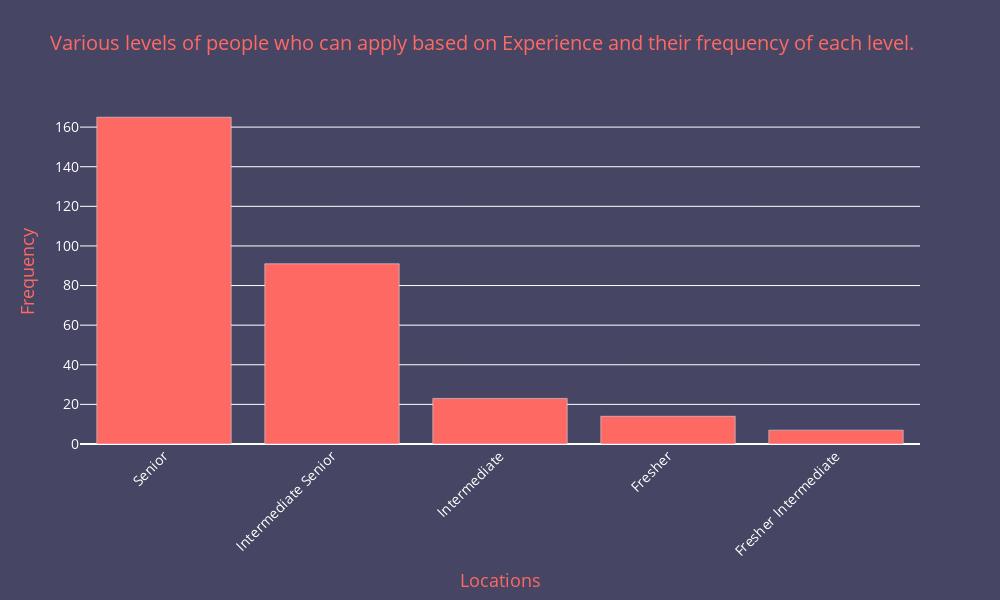

The notebook cell this image was saved under:
### Code cell
background_color = 'rgb(70, 70, 100)'
fig = go.Figure(data=[go.Bar(x=levels, y=levels_freq, marker=dict(color='rgb(255, 105, 100)'))])
fig.update_layout(
    title="Various levels of people who can apply based on Experience and their frequency of each level.",
    xaxis=dict(
        title="Locations",
        title_font=dict(color='rgb(255, 105, 100)', size=18),  # Increase font size to 18
        tickangle=-45,
        automargin=True,
        tickfont=dict(size=14, color='white'),  # Increase font size to 14 and change color to white
    ),
    yaxis=dict(title="Frequency", tickfont=dict(size=14, color='white'), title_font=dict(color='rgb(255, 105, 100)', size=18)),  # Increase font size to 18
    height=600,
    width=1000,
    plot_bgcolor=background_color,
    paper_bgcolor=background_color,
    title_font=dict(color='rgb(255, 105, 100)',size=20),  # Increase font size to 24
)
fig.show()

### Figure 1 — Plotly figure (JSON) as saved in the notebook; plotly's stock layout.template omitted (floating-point values rounded to 4 significant figures)
{"data": [{"marker": {"color": "rgb(255, 105, 100)"}, "type": "bar", "x": ["Senior", "Intermediate Senior", "Intermediate", "Fresher", "Fresher Intermediate"], "y": [165, 91, 23, 14, 7]}], "layout": {"height": 600, "paper_bgcolor": "rgb(70, 70, 100)", "plot_bgcolor": "rgb(70, 70, 100)", "title": {"font": {"color": "rgb(255, 105, 100)", "size": 20}, "text": "Various levels of people who can apply based on Experience and their frequency of each level."}, "width": 1000, "xaxis": {"automargin": true, "tickangle": -45, "tickfont": {"color": "white", "size": 14}, "title": {"font": {"color": "rgb(255, 105, 100)", "size": 18}, "text": "Locations"}}, "yaxis": {"tickfont": {"color": "white", "size": 14}, "title": {"font": {"color": "rgb(255, 105, 100)", "size": 18}, "text": "Frequency"}}}}
